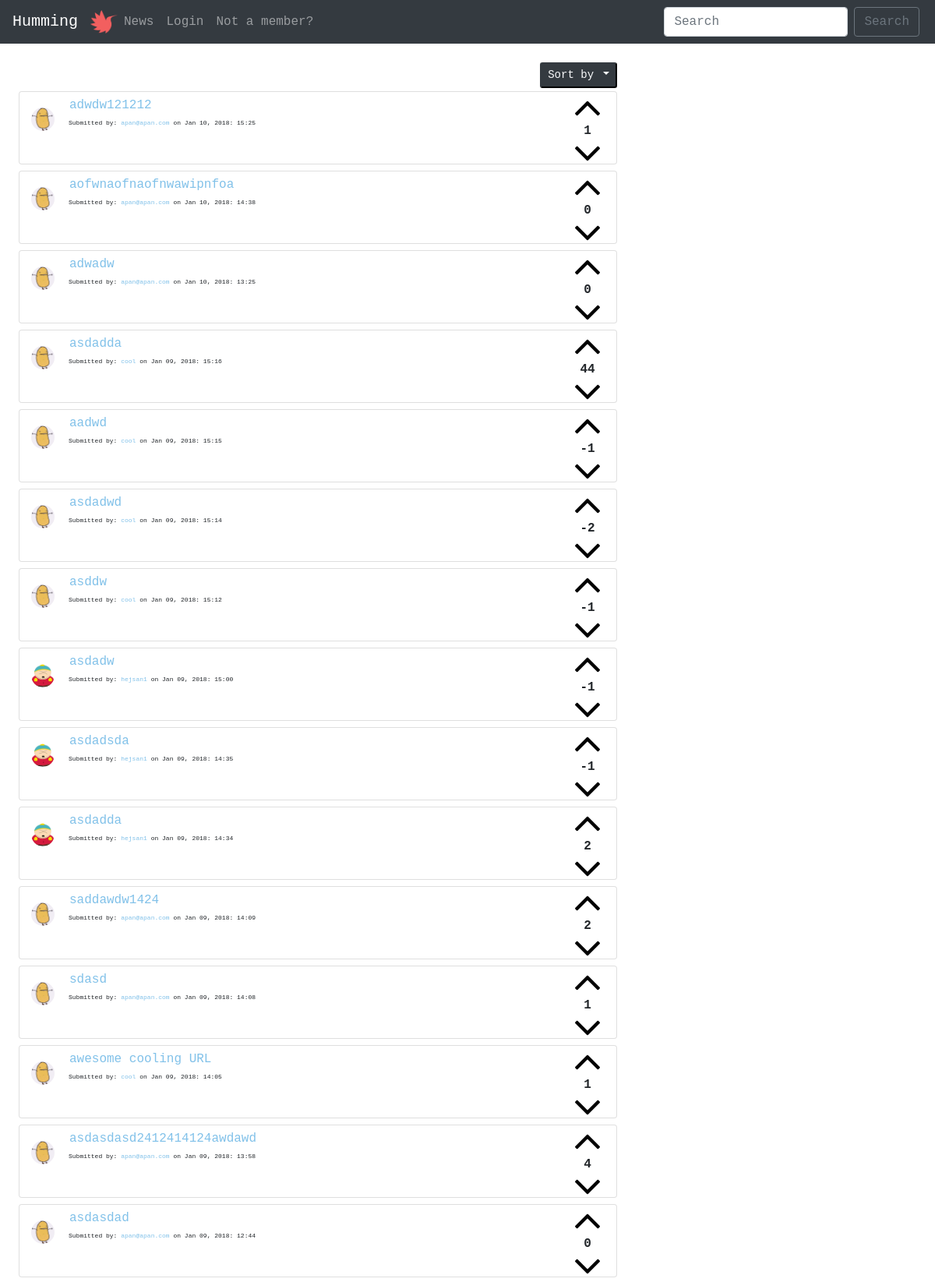
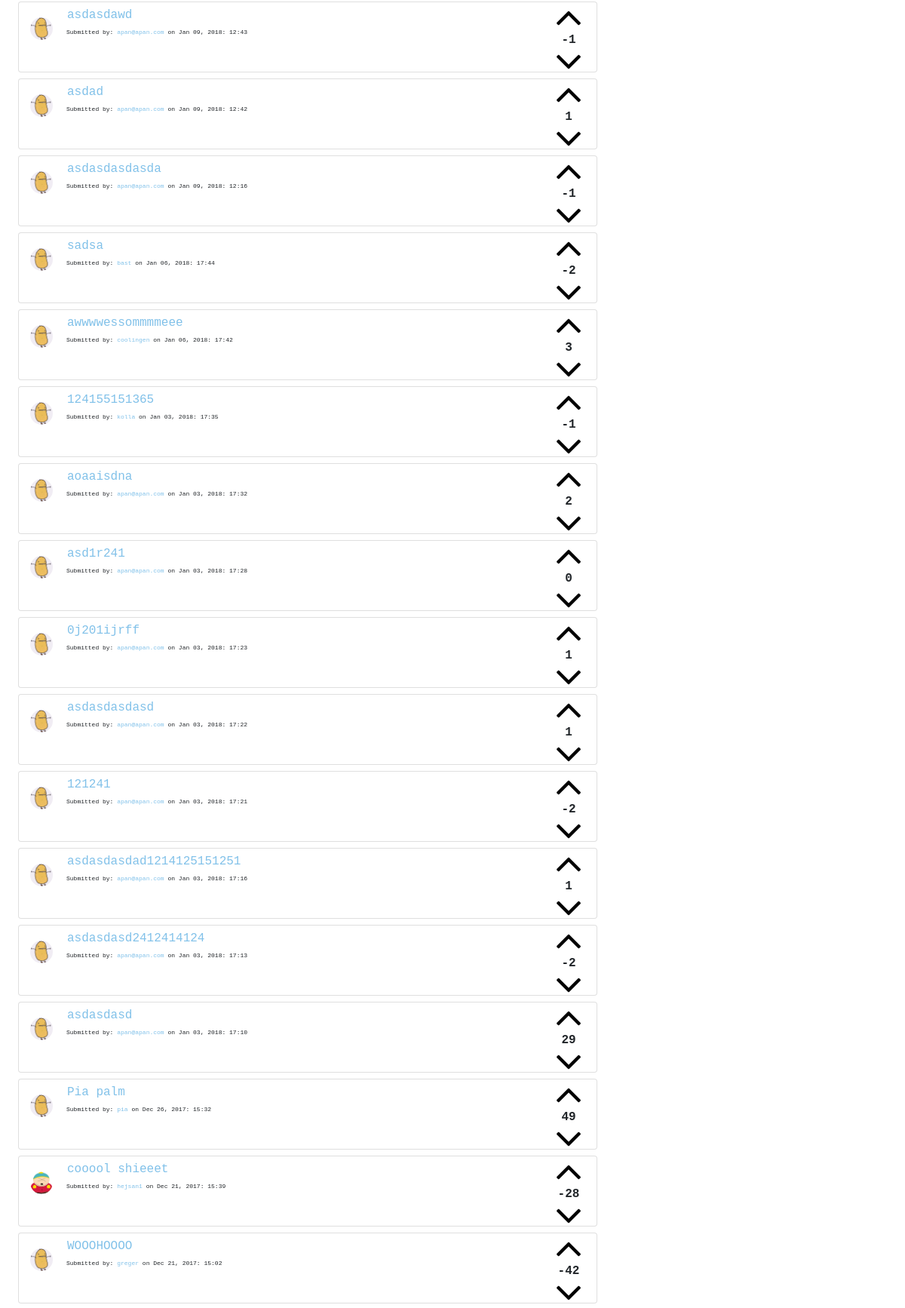
The page / (upper part) on the database its author committed (2 pictures, top to bottom).
### tables this page shows
CREATE TABLE "posts" (
	`title`	TEXT NOT NULL,
	`description`	TEXT NOT NULL,
	`url`	TEXT,
	`postID`	INTEGER NOT NULL PRIMARY KEY AUTOINCREMENT UNIQUE,
	`postdate`	INTEGER,
	`userID`	INTEGER,
	`voteDir`	INTEGER
);

CREATE TABLE "users" (
	`userID`	INTEGER PRIMARY KEY AUTOINCREMENT,
	`username`	VARCHAR NOT NULL UNIQUE,
	`email`	VARCHAR NOT NULL UNIQUE,
	`password`	VARCHAR NOT NULL,
	`bio`	VARCHAR,
	`picture`	VARCHAR
);

### index.php (called while the page is built)
<?php require __DIR__.'/viewings/header.php'; ?>
<?php require __DIR__.'/forum.php'; ?>
<?php require __DIR__.'/viewings/footer.php'; ?>

### php/functions.php (called while the page is built, shortened)
<?php
function posts($pdo) {
  $allPosts = "SELECT *
               FROM posts
               LEFT JOIN users
               ON posts.userID=users.userID
               ORDER BY postID DESC";
  $statement = $pdo->prepare($allPosts);
  $statement->execute();
  $resultPosts = $statement->fetchAll(PDO::FETCH_ASSOC);
  return $resultPosts;
}
function voteSum($pdo, $postID) {
  $voteSum =  "SELECT sum(voteDir)
               AS score
               FROM votes
               WHERE postID= :postID";
  $statement = $pdo->prepare($voteSum);
  $statement->bindParam(':postID', $postID, PDO::PARAM_INT);
  $statement->execute();
  $resultvoteSum = $statement->fetch(PDO::FETCH_ASSOC);
  return $resultvoteSum;
}

### forum.php (the view, shortened to what this page needs)
<div class="m-4">
  <div class="col-sm-8 p-0">
    <div class="dropdown float-right mb-1 dropdownSize">
      <button class="btn-sm btn-dark text-light dropdown-toggle" type="button" id="dropdownMenu2" data-toggle="dropdown" aria-haspopup="true" aria-expanded="false">
        Sort by
      </button>
    </div>
  </div>
  <?php $submits = posts($pdo) ?>
  <?php foreach($submits as $submit => $value):?>
    <div class="card col-sm-8 mt-2 pr-0">
      <div class="card-body pl-0 pt-1 pb-1">
        <div class="float-right voteFlex mb-1">
          <?php if (isset($_SESSION['users'])): ?>
            <button class="cursorPointer btn btn-link p-0 upvote" type="button" name="upvotes" data-dir="1" value="<?php echo $value['postID'] ?>">
              <img class="upvotes" src="images/up-arrow.png" alt="">
            </button>
          <?php else: ?>
            <a class="m-0" href="/registerform.php">
              <button class="cursorPointer btn btn-link p-0 m-0" type="button">
                <img class="upvotes" src="images/up-arrow.png" alt="">
              </button>
            </a>
          <?php endif; ?>
          <?php $voteSum = voteSum($pdo, $value['postID'])?>
          <p class="voteSums m-0 text-center font-weight-bold
          <?php if (isset($_SESSION['users'])) {
            foreach($voteDirs as $voteDir) {
              if ($voteDir['voteDir'] == 1 ) {
                echo "upVoteRed";}
                if ($voteDir['voteDir'] == -1 ) {
                  echo "downVoteBlue";}
                }
              }?>" name="voteSums">
              <?php if ($voteSum['score'] == null): ?>
                <?php echo "0"?>
              <?php else: echo $voteSum['score'] ?>
              <?php endif; ?>
            </p>
            <?php if (isset($_SESSION['users'])): ?>
              <button class="cursorPointer btn btn-link p-0 m-0 downvote" type="button" name="downvotes" data-dir="-1" value="<?php echo $value['postID'] ?>">
                <img class="downvotes" src="images/down-arrow.png" alt="">
              </button>
            <?php else: ?>
              <a class="m-0" href="/registerform.php">
                <button class="cursorPointer btn btn-link p-0" type="button">
                  <img class="downvotes" src="images/down-arrow.png" alt="">
                </button>
              </a>
            <?php endif; ?>
          </div>
          <a href="/php/allProfiles.php?id=<?php echo $value['userID']?>">
            <img class="float-left profilePicSubs mt-3 mr-3 " src=" <?php if(isset($value['picture'])): ?>
              <?php echo "../profileImages/".$value['picture']; ?>
            <?php else: echo "../profileImages/potato.jpg"; ?>
            <?php endif; ?>" alt="">
          </a>
          <blockquote class="blockquote mb-0 ml-4 pl-4 ">
            <form action="/commentsform.php" method="GET">
              <button class="btn btn-link m-0 p-0 pb-1 " type="submit" name="id" value="<?php echo $value['postID'] ?>">
                <a class="anchor-color" href="/commentsform.php"><p class="m-0"><?php echo $value['title'];?></p></a>
              </button>
            </form>
            <p class="mb-0 smallfont">
              Submitted by: <a class="anchor-color" href="/php/allProfiles.php?id=<?php echo $value['userID']?>"><?php echo $value['username']?></a> on <?php echo $value['postdate'] ?>
            </p>
          </blockquote>
        </div>
      </div>
    <?php endforeach; ?>
    <?php if (!isset($_SESSION['users'])): ?>
      <label>Want to comment or post a submit?</label><br>
    <?php endif; ?>
  </div>

### viewings/header.php (shortened to what this page needs)
<!DOCTYPE html>
<html lang="en">
<head>
  <link rel="stylesheet" href="../../style/main.css">
  <link rel="stylesheet" href="https://maxcdn.bootstrapcdn.com/bootstrap/4.0.0-beta.2/css/bootstrap.min.css">
</head>
<body>
  <?php require __DIR__.'/navigation.php'; ?>

### viewings/navigation.php (shortened to what this page needs)
<nav class="navbar navbar-expand-lg navbar-dark bg-dark">
  <a class="navbar-brand" href="/index.php">Humming</a>
  <img src="../../images/hummingLogo.png" width="35" height="30" class="d-inline-block align-top" alt="">
<div class="collapse navbar-collapse" id="navbarSupportedContent">
  <ul class="navbar-nav ml-auto w-100 justify-content-start">
      <li class="nav-item">
        <a class="nav-link" href="/news.php">News<span class="sr-only">(current)</span></a>
      </li>
      <?php if (!isset($_SESSION['users'])):?>
        <li class="nav-item">
          <a href="../../loginform.php" class="nav-link">Login</a>
        </li>
      <?php endif; ?>
    <?php if (!isset($_SESSION['users'])):?>
      <li class="nav-item pull-right">
        <a class="nav-link" href="/registerform.php">Not a member?</a>
      </li>
    <?php endif; ?>
  </ul>
  <ul class="nav navbar-nav ml-auto w-100 mr-1 justify-content-end">
    <form class="form-inline my-2 my-lg-0">
      <input class="form-control mr-sm-2" type="search" placeholder="Search" aria-label="Search">
      <button class="btn btn-outline-secondary my-2 my-sm-0" type="submit">Search</button>
    </form>
  </ul>
</div>
</nav>

### viewings/footer.php (shortened to what this page needs)
</body>
</html>

### style/main.css (style rules this page uses)
* { font-family: monospace; }
.smallfont { font-size: 8px; }
.profilePicSubs { border-radius: 100px; height: 30px; width: 30px; }
.cursorPointer { cursor: pointer; }
ul { list-style-type: none; }
.anchor-color { color: #81c1e9; }
.voteFlex { height: 80px; display: flex; flex-flow: column nowrap; justify-content: space-between; align-items: center; }
.voteSums { font-size: 16px; display: block; }

### rows shown on the page
posts: score "1", $value['postID'] 66 (drawn), title "adwdw121212", userID.username "apan@apan.com", postdate "Jan 10, 2018: 15:25"
posts: score "0", $value['postID'] 65 (drawn), title "aofwnaofnaofnwawipnfoa", userID.username "apan@apan.com", postdate "Jan 10, 2018: 14:38"
posts: score "0", $value['postID'] 64 (drawn), title "adwadw", userID.username "apan@apan.com", postdate "Jan 10, 2018: 13:25"
posts: score "44", $value['postID'] 60 (drawn), title "asdadda", userID.username "cool", postdate "Jan 09, 2018: 15:16"
posts: score "-1", $value['postID'] 59 (drawn), title "aadwd", userID.username "cool", postdate "Jan 09, 2018: 15:15"
posts: score "-2", $value['postID'] 58 (drawn), title "asdadwd", userID.username "cool", postdate "Jan 09, 2018: 15:14"
posts: score "-1", $value['postID'] 57 (drawn), title "asddw", userID.username "cool", postdate "Jan 09, 2018: 15:12"
posts: score "-1", userID.picture (picture), $value['postID'] 55 (drawn), title "asdadw", userID.username "hejsan1", postdate "Jan 09, 2018: 15:00"
posts: score "-1", userID.picture (picture), $value['postID'] 52 (drawn), title "asdadsda", userID.username "hejsan1", postdate "Jan 09, 2018: 14:35"
posts: score "2", userID.picture (picture), $value['postID'] 51 (drawn), title "asdadda", userID.username "hejsan1", postdate "Jan 09, 2018: 14:34"
posts: score "2", $value['postID'] 50 (drawn), title "saddawdw1424", userID.username "apan@apan.com", postdate "Jan 09, 2018: 14:09"
posts: score "1", $value['postID'] 49 (drawn), title "sdasd", userID.username "apan@apan.com", postdate "Jan 09, 2018: 14:08"
posts: score "1", $value['postID'] 48 (drawn), title "awesome cooling URL", userID.username "cool", postdate "Jan 09, 2018: 14:05"
posts: score "4", $value['postID'] 47 (drawn), title "asdasdasd2412414124awdawd", userID.username "apan@apan.com", postdate "Jan 09, 2018: 13:58"
posts: score "0", $value['postID'] 46 (drawn), title "asdasdad", userID.username "apan@apan.com", postdate "Jan 09, 2018: 12:44"
posts: score "-1", $value['postID'] 45 (drawn), title "asdasdawd", userID.username "apan@apan.com", postdate "Jan 09, 2018: 12:43"
posts: score "1", $value['postID'] 44 (drawn), title "asdad", userID.username "apan@apan.com", postdate "Jan 09, 2018: 12:42"
posts: score "-1", $value['postID'] 43 (drawn), title "asdasdasdasda", userID.username "apan@apan.com", postdate "Jan 09, 2018: 12:16"
posts: score "-2", $value['postID'] 41 (drawn), title "sadsa", userID.username "bast", postdate "Jan 06, 2018: 17:44"
posts: score "3", $value['postID'] 39 (drawn), title "awwwwessommmmeee", userID.username "coolingen", postdate "Jan 06, 2018: 17:42"
posts: score "-1", $value['postID'] 38 (drawn), title "124155151365", userID.username "kolla", postdate "Jan 03, 2018: 17:35"
posts: score "2", $value['postID'] 37 (drawn), title "aoaaisdna", userID.username "apan@apan.com", postdate "Jan 03, 2018: 17:32"
posts: score "0", $value['postID'] 36 (drawn), title "asd1r241", userID.username "apan@apan.com", postdate "Jan 03, 2018: 17:28"
posts: score "1", $value['postID'] 35 (drawn), title "0j201ijrff", userID.username "apan@apan.com", postdate "Jan 03, 2018: 17:23"
posts: score "1", $value['postID'] 34 (drawn), title "asdasdasdasd", userID.username "apan@apan.com", postdate "Jan 03, 2018: 17:22"
posts: score "-2", $value['postID'] 33 (drawn), title "121241", userID.username "apan@apan.com", postdate "Jan 03, 2018: 17:21"
posts: score "1", $value['postID'] 32 (drawn), title "asdasdasdad1214125151251", userID.username "apan@apan.com", postdate "Jan 03, 2018: 17:16"
posts: score "-2", $value['postID'] 31 (drawn), title "asdasdasd2412414124", userID.username "apan@apan.com", postdate "Jan 03, 2018: 17:13"
posts: score "29", $value['postID'] 30 (drawn), title "asdasdasd", userID.username "apan@apan.com", postdate "Jan 03, 2018: 17:10"
posts: score "49", $value['postID'] 14 (drawn), title "Pia palm", userID.username "pia", postdate "Dec 26, 2017: 15:32"
posts: score "-28", userID.picture (picture), $value['postID'] 13 (drawn), title "cooool shieeet", userID.username "hejsan1", postdate "Dec 21, 2017: 15:39"
posts: score "-42", $value['postID'] 12 (drawn), title "WOOOHOOOO", userID.username "greger", postdate "Dec 21, 2017: 15:02"
